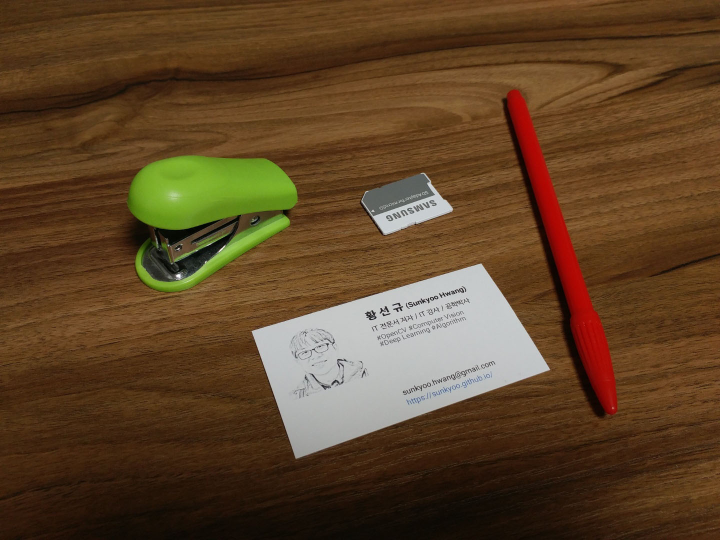
#> input picture 6.이진영상처리/image/namecard2.jpg, 1440 x 1080 px (shown at 1/2 size)
$ python 4.practice.py
#> lines starting #> are read from the running program, lines starting #| are printed output that depends on the picture; after the words box and inside, x2 and y2 are one past the last pixel; in counts of white or black regions, pixels touching at a corner belong together
import sys
import numpy as np
import cv2
import pytesseract


def reorderPts(pts) :
    # col 0, col1 기준 정렬. 뒤가 우선순위가 높다
    idx = np.lexsort((pts[:,1],pts[:,0]))
    pts = pts[idx]

    if pts[0,1] > pts[1,1] :
        pts[[0,1]] = pts[[1,0]]
    if pts[2,1] < pts[3,1] :
        pts[[2,3]] = pts[[3,2]]
    return pts

img = cv2.imread('image/namecard2.jpg')
#> img is the input picture: shape (1080, 1440, 3); mean B, G, R 39.6, 67.6, 94

if img is None :
    print("Image load failed")
    sys.exit()

# 출력 영상 설정
dw,dh = 720,400
srcQuad = np.array([[0, 0], [0, 0], [0, 0], [0, 0]],np.float32)
dstQuad = np.array([[0, 0], [0, dh], [dw, dh], [dw, 0]],np.float32)


# 영상 이진화
img_gray = cv2.cvtColor(img,cv2.COLOR_BGR2GRAY)
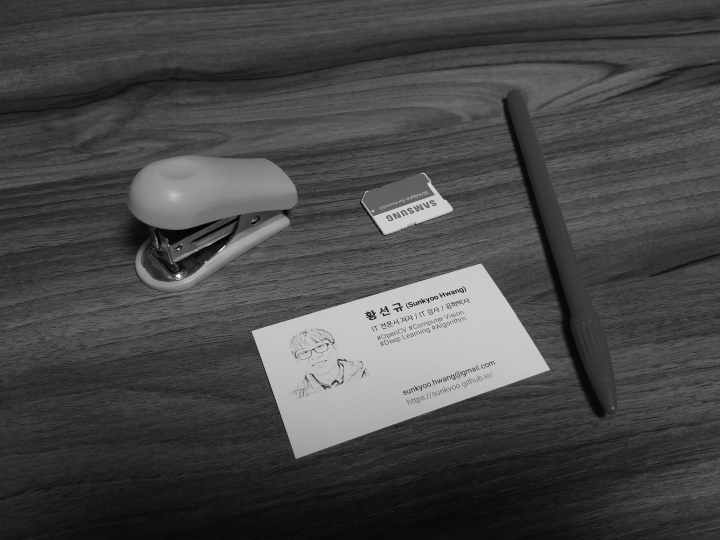
#> img_gray: shape (1080, 1440) (shown at 1/2 size); min 0, max 255, mean 72.3
_,img_bin = cv2.threshold(img_gray, 0, 255, cv2.THRESH_OTSU)
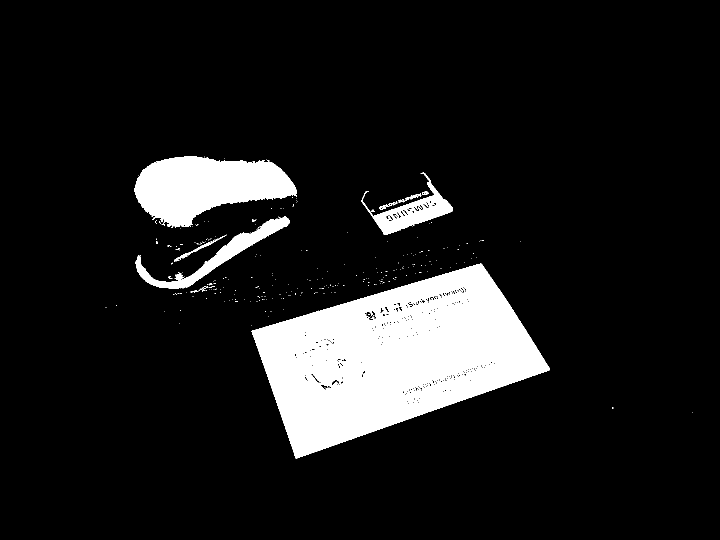
#> img_bin: shape (1080, 1440) (shown at 1/2 size); 11.1% white; 283 white regions (270 under 20 px)

# 외곽선 검출
contours , _ = cv2.findContours(img_bin, cv2.RETR_LIST, cv2.CHAIN_APPROX_NONE)
#> contours = 985 contours, 901 with area under 20; largest, box (x1, y1, x2, y2) and area: (503, 527, 1100, 917) 130928, (269, 312, 594, 456) 28840, (271, 433, 579, 578) 6830, (723, 345, 906, 470) 6536, (348, 469, 454, 523) 334

# 사각형 검출
cpy = img.copy()
for pts in contours :

    # 작은 면적은 날려버려
    if cv2.contourArea(pts) < 400 : continue

    # 다각형 근사화
    approx = cv2.approxPolyDP(pts, cv2.arcLength(pts,True)*0.02, True)

    # 사각형인 경우
    if len(approx)== 4 :
        cv2.polylines(img, [approx], True, (0,0,255),2,cv2.LINE_AA)
        srcQuad = reorderPts(approx.reshape(4,2).astype(np.float32))
        break
#> this loop made 809 passes
#> srcQuad on pass 809: [[503, 662], [591, 916], [1099, 737], [962, 527]]
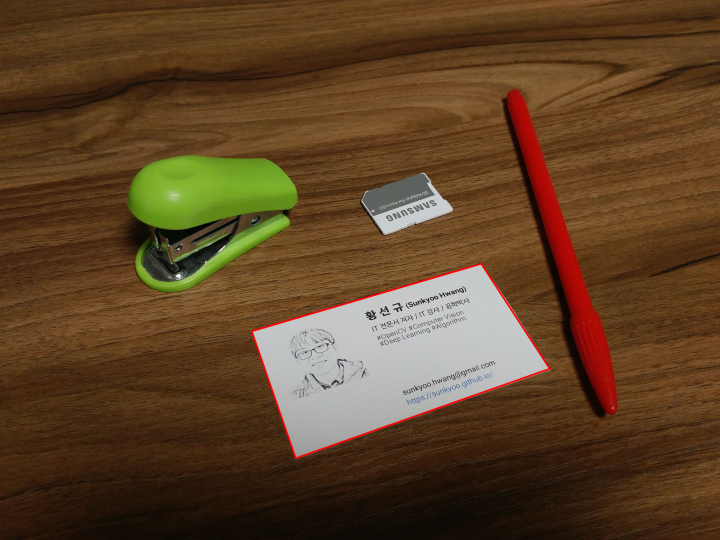
#> img: shape (1080, 1440, 3) (shown at 1/2 size); 0.47% of pixels changed, all inside (x1, y1, x2, y2) = (501, 525, 1102, 919)


pers = cv2.getPerspectiveTransform(srcQuad, dstQuad)
#> pers = [[2.02, -0.699, -551.8], [0.75, 2.55, -2066.5], [-5.66e-05, 0.000894, 1]]
dst = cv2.warpPerspective(img, pers, (dw,dh))
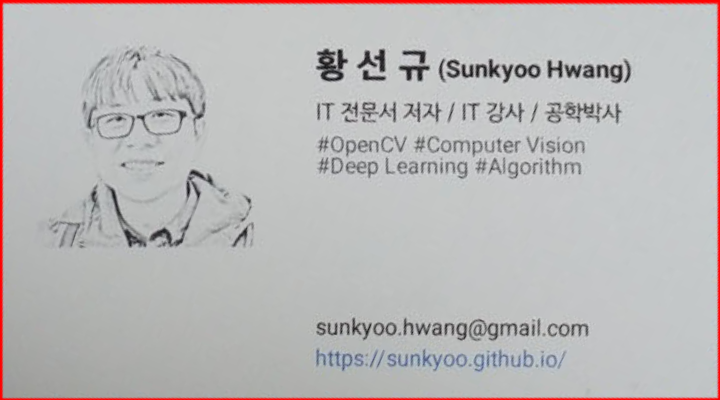
#> dst: shape (400, 720, 3); mean B, G, R 184, 183.7, 186.7

# 글씨 검출
dst_gray = cv2.cvtColor(dst, cv2.COLOR_BGR2GRAY)
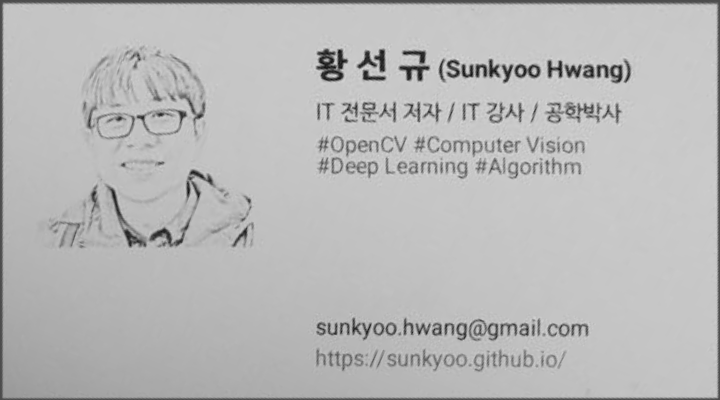
#> dst_gray: shape (400, 720); min 10, max 220, mean 184.6
print(pytesseract.image_to_string(dst_gray,lang='kor+eng'))
#> (this line was passed over: pytesseract is not available in this run)

cv2.imshow('img',img)
cv2.imshow('dst',dst)

cv2.waitKey()
cv2.destroyAllWindows()

$ run again, with 6.이진영상처리/image/namecard1.jpg copied over 6.이진영상처리/image/namecard2.jpg
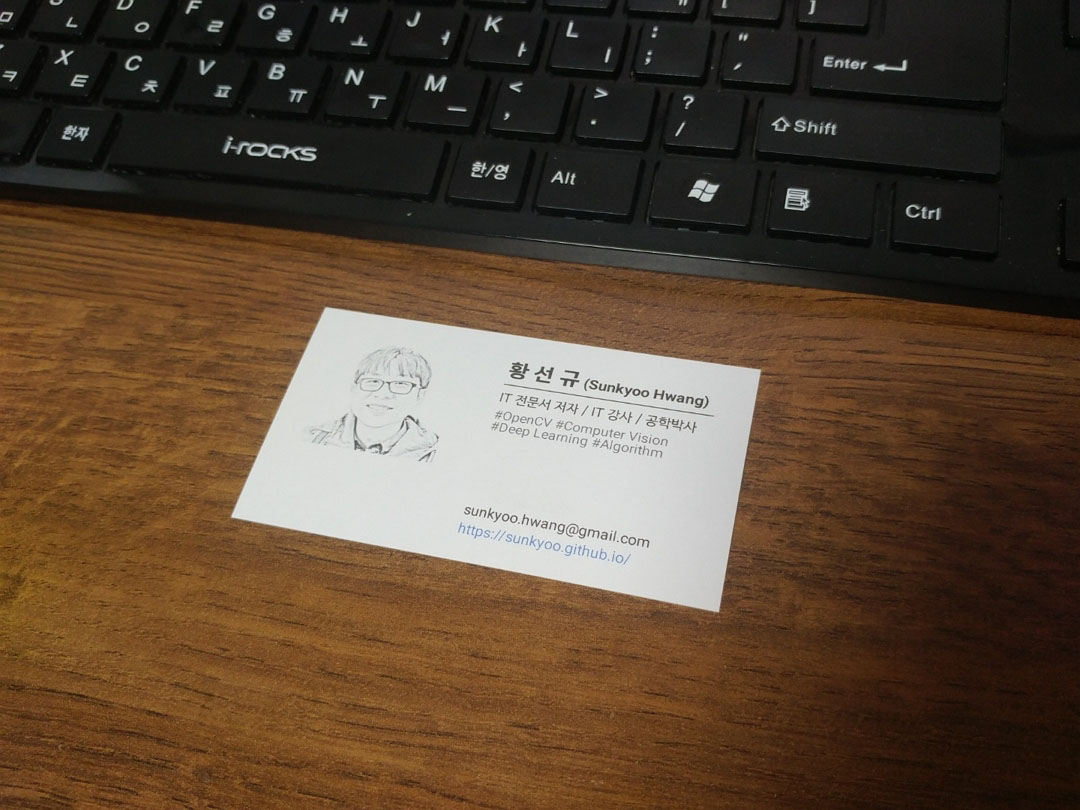
#> input picture 6.이진영상처리/image/namecard1.jpg, 1080 x 810 px
#> img is the input picture: shape (810, 1080, 3); mean B, G, R 53.2, 71.1, 90.7
#> `_,img_bin = cv2.threshold(img_gray, 0, 255, cv2.THRESH_OTSU)`:
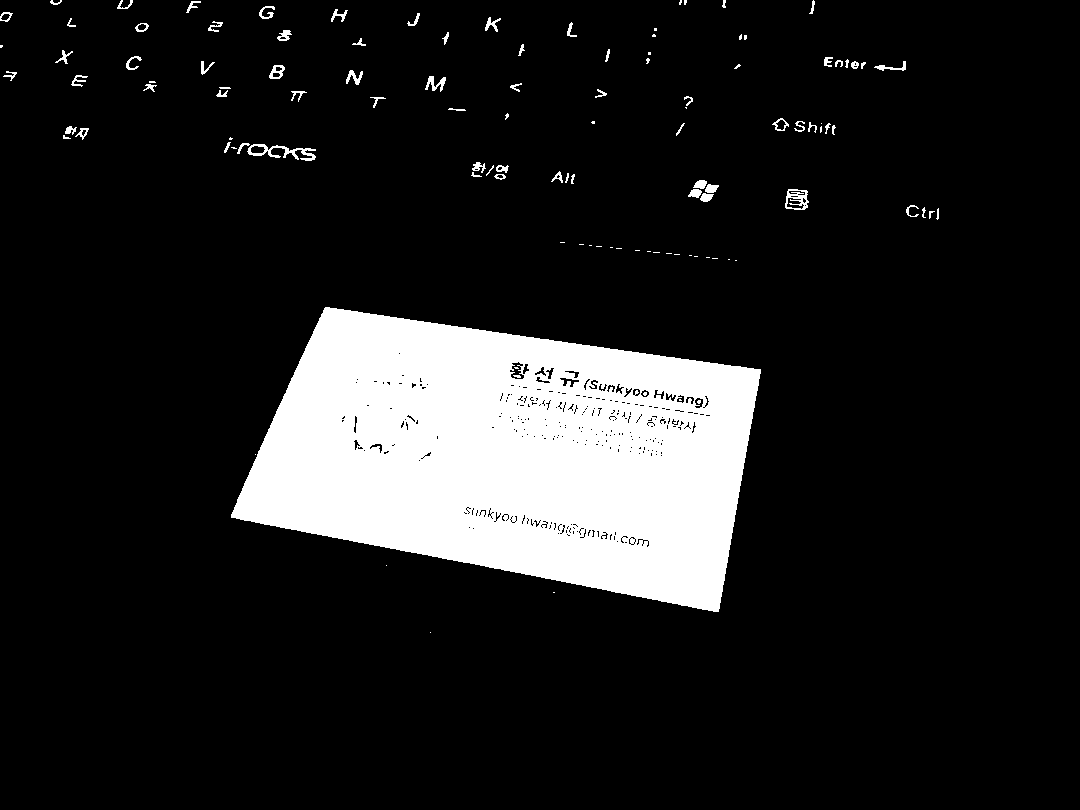
#> img_bin: shape (810, 1080); 12.9% white; 116 white regions (46 under 20 px)
#> contours = 518 contours, 429 with area under 20; largest, box (x1, y1, x2, y2) and area: (231, 307, 761, 612) 109529, (785, 189, 809, 210) 389, (247, 144, 316, 161) 369, (509, 361, 525, 380) 183, (269, 65, 285, 79) 144
#> the loop `for pts in contours :` made 393 passes
#> srcQuad on pass 393: [[324, 308], [231, 517], [718, 611], [760, 369]]
#> pers = [[2.29, 1.02, -1055.8], [-0.38, 2.71, -712.9], [0.000187, 0.000896, 1]]
#> `dst_gray = cv2.cvtColor(dst, cv2.COLOR_BGR2GRAY)`:
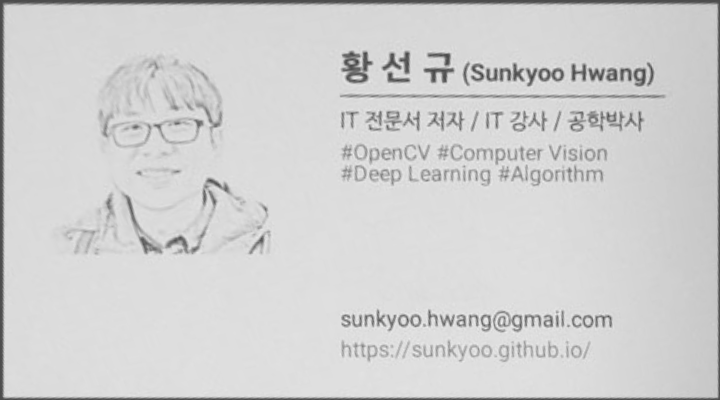
#> dst_gray: shape (400, 720); min 65, max 242, mean 209.1
